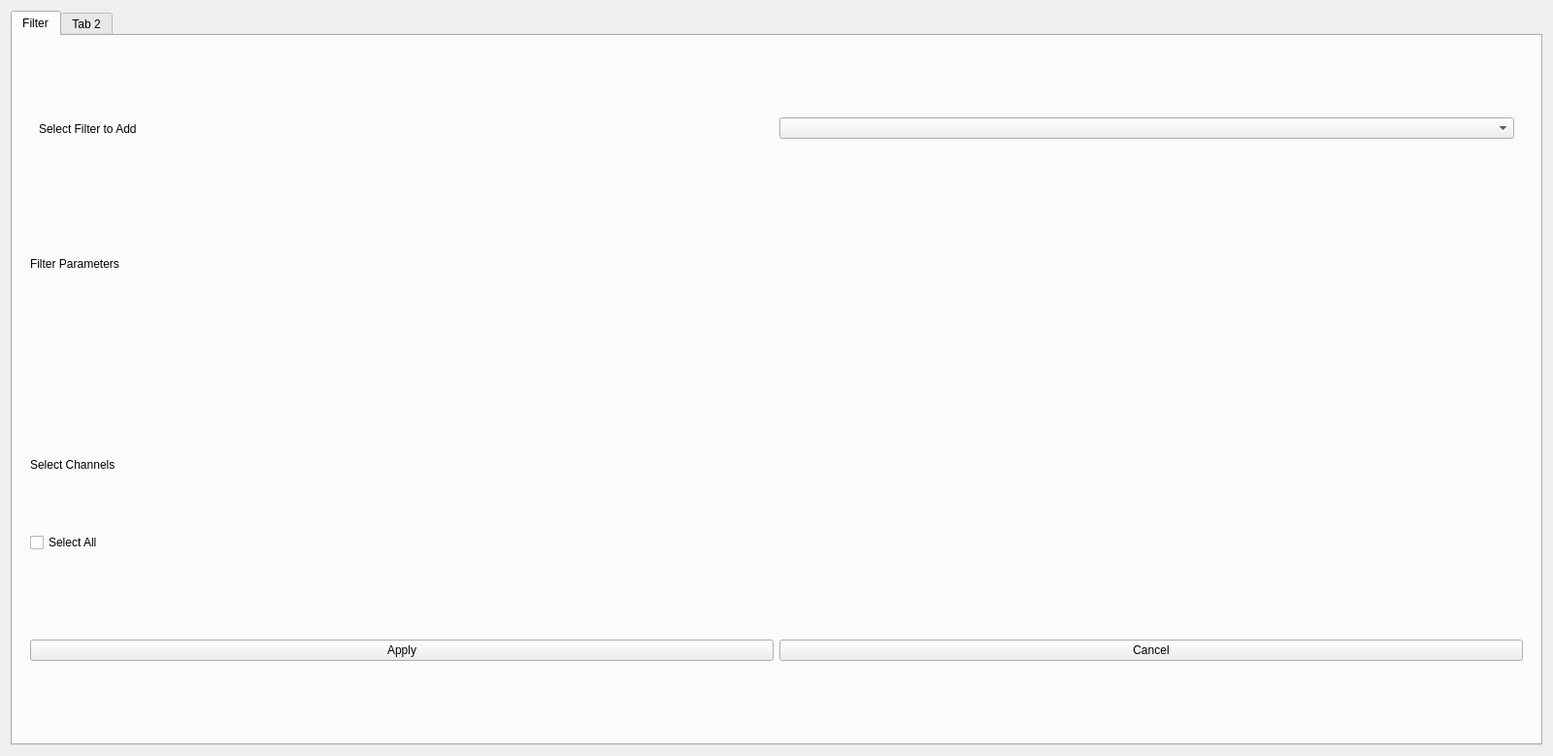
<?xml version="1.0" encoding="UTF-8"?>
<ui version="4.0">
 <class>Form</class>
 <widget class="QWidget" name="Form">
  <property name="geometry">
   <rect>
    <x>0</x>
    <y>0</y>
    <width>1600</width>
    <height>779</height>
   </rect>
  </property>
  <property name="windowTitle">
   <string>Form</string>
  </property>
  <layout class="QVBoxLayout" name="verticalLayout_2">
   <item>
    <widget class="QTabWidget" name="tabWidget">
     <property name="currentIndex">
      <number>0</number>
     </property>
     <widget class="QWidget" name="filter_tab">
      <attribute name="title">
       <string>Filter</string>
      </attribute>
      <layout class="QVBoxLayout" name="verticalLayout">
       <item>
        <widget class="QWidget" name="SelectFilterWidget" native="true">
         <layout class="QHBoxLayout" name="horizontalLayout">
          <item>
           <widget class="QWidget" name="widget" native="true">
            <layout class="QHBoxLayout" name="horizontalLayout_2">
             <item>
              <widget class="QLabel" name="label">
               <property name="text">
                <string>Select Filter to Add</string>
               </property>
              </widget>
             </item>
             <item>
              <widget class="QComboBox" name="SelectFilterTypeComboBox"/>
             </item>
            </layout>
           </widget>
          </item>
         </layout>
        </widget>
       </item>
       <item>
        <widget class="QWidget" name="FilterParameterWidget" native="true">
         <layout class="QVBoxLayout" name="FilterParameterVerticalLayout">
          <item>
           <widget class="QLabel" name="label_2">
            <property name="text">
             <string>Filter Parameters</string>
            </property>
           </widget>
          </item>
          <item>
           <widget class="QWidget" name="FilterParameterInputWidget" native="true">
            <layout class="QHBoxLayout" name="FilterParameterInputVerticalLayout"/>
           </widget>
          </item>
         </layout>
        </widget>
       </item>
       <item>
        <widget class="QWidget" name="ChannelSelectionWidget" native="true">
         <layout class="QVBoxLayout" name="verticalLayout_4">
          <item>
           <widget class="QLabel" name="label_3">
            <property name="text">
             <string>Select Channels</string>
            </property>
           </widget>
          </item>
          <item>
           <widget class="QCheckBox" name="SelectAllChannelsCheckBox">
            <property name="text">
             <string>Select All</string>
            </property>
           </widget>
          </item>
         </layout>
        </widget>
       </item>
       <item>
        <widget class="QWidget" name="ControlWidget" native="true">
         <layout class="QHBoxLayout" name="horizontalLayout_3">
          <item>
           <widget class="QPushButton" name="ApplyFilterBtn">
            <property name="text">
             <string>Apply</string>
            </property>
           </widget>
          </item>
          <item>
           <widget class="QPushButton" name="CancelFilterAddingBtn">
            <property name="text">
             <string>Cancel</string>
            </property>
           </widget>
          </item>
         </layout>
        </widget>
       </item>
      </layout>
     </widget>
     <widget class="QWidget" name="tab_2">
      <attribute name="title">
       <string>Tab 2</string>
      </attribute>
     </widget>
    </widget>
   </item>
  </layout>
 </widget>
 <resources/>
 <connections/>
</ui>
